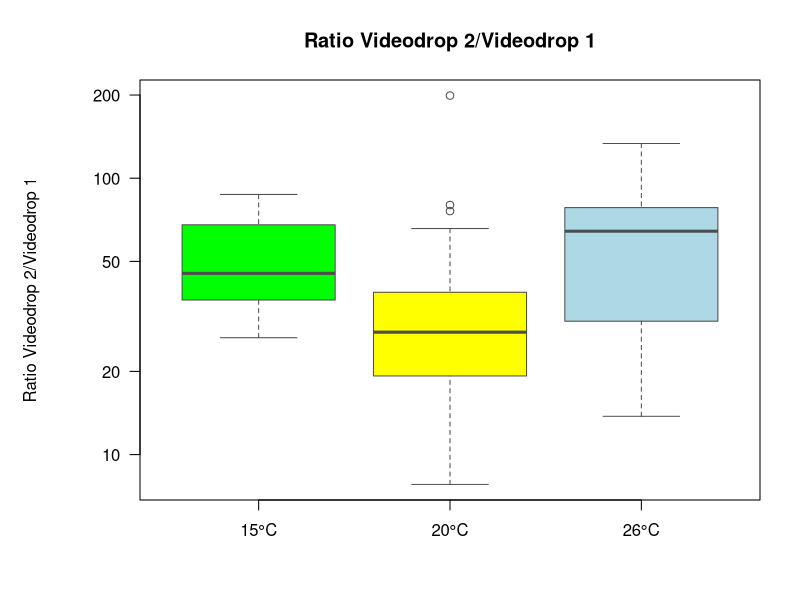

Here is the R script that generated this plot:
library(readxl)

# Importer les données depuis Excel
data <- read_excel(
  "bioinformatics/boxplot_cyto_vs_videodrop/Bilan extraction ADN.xlsx",
  sheet = "Boxplot ratio Videodrop"
)

# Extraire chaque groupe en supprimant les NA
data15 <- na.omit(data$data15)
data20 <- na.omit(data$data20)
data26 <- na.omit(data$data26)

# Combiner dans un data frame
df <- data.frame(
  concentration = c(data15, data20, data26),
  temperature = factor(
    c(rep("15°C", length(data15)),
      rep("20°C", length(data20)),
      rep("26°C", length(data26))),
    levels = c("15°C", "20°C", "26°C")
  )
)

# Définir les couleurs
colors <- c("green", "yellow", "lightblue")

# 🔹 Ajuster les marges (augmente la marge gauche)
par(mar = c(5, 7, 4, 2))  # bas, gauche, haut, droite

# Créer le boxplot (sans ylab automatique)
boxplot(concentration ~ temperature,
        data = df,
        log = "y",
        main = "Ratio Videodrop 2/Videodrop 1",
        xlab = "",
        ylab = "",
        col = colors,
        border = "gray30",
        las = 1)

# 🔹 Ajouter le titre de l'axe vertical avec un décalage contrôlé
mtext("Ratio Videodrop 2/Videodrop 1",
      side = 2,
      line = 5)  # augmenter si besoin

# Tests de Wilcoxon entre groupes
wilcox_15_20 <- wilcox.test(data15, data20, exact = FALSE)
wilcox_15_26 <- wilcox.test(data15, data26, exact = FALSE)
wilcox_20_26 <- wilcox.test(data20, data26, exact = FALSE)

# Afficher les résultats
print(wilcox_15_20)
print(wilcox_15_26)
print(wilcox_20_26)
